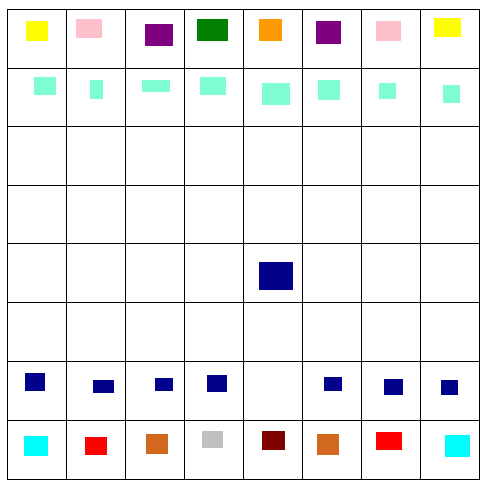
#> input picture images/1.png, 480 x 480 px, found by its file name
$ python vision.py
#> lines starting #> are read from the running program, lines starting #| are printed output that depends on the picture
"""
NOTE: If you wish to test piece detection and colour calibration by itself please do as follows:
        - uncomment the commented section of code at the bottom of the file
        - run vision.py

This will set the upper and lower bounds using a pre-made starting image. It will then generate a Python
matrix from from another image using these colour bounds.
"""

# importing files
from settings import *
import statistics

# importing required modules
from PIL import Image

class Chess_Piece():
    # [5 lines left out: function __init__, not called in this run]

def upper_bound(RGB):
    """ Returns the upper bound of a given RGB code """
    return  (min(RGB[0] + 5, 255), min(RGB[1] + 5, 255), min(RGB[2] + 5, 255))

def lower_bound(RGB):
    """ Returns the lower bound of a given RGB code """
    return (max(RGB[0] - 5, 0), max(RGB[1] - 5, 0), max(RGB[2] - 5, 0))

# [131 lines left out: functions set_colours, board_from_img, not called in this run]

IMAGES = {0 : Image.open("C:/Users/Admin/Documents/Gungahlin College/Robotics/Chess-Simulator/images/1.png"),
        1 : Image.open("C:/Users/Admin/Documents/Gungahlin College/Robotics/Chess-Simulator/images/3.png"),
        2 : Image.open("C:/Users/Admin/Documents/Gungahlin College/Robotics/Chess-Simulator/images/5.png"),
        }
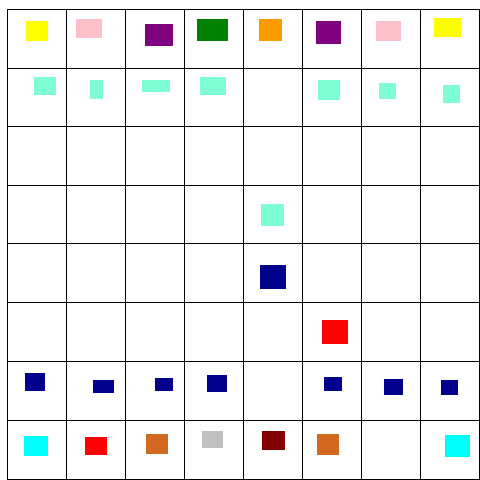
#> input picture images/3.png, 480 x 480 px, found by its file name
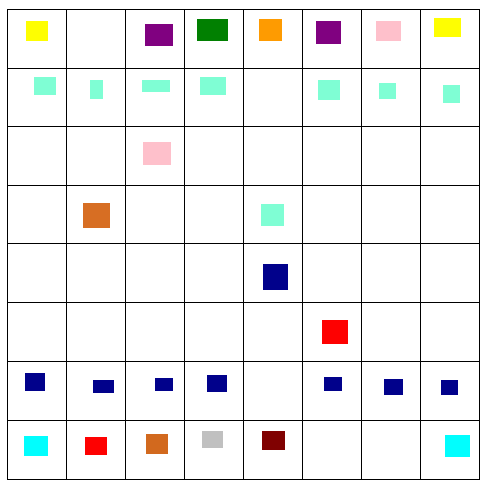
#> input picture images/5.png, 480 x 480 px, found by its file name

"""
STARTING_BOARD = Image.open("C:/Users/Admin/Documents/Gungahlin College/Robotics/Chess-Simulator/images/START.png")

set_colours(STARTING_BOARD, 480)

board = board_from_img(IMAGES[0])
for row in board:
    print(row)
"""
